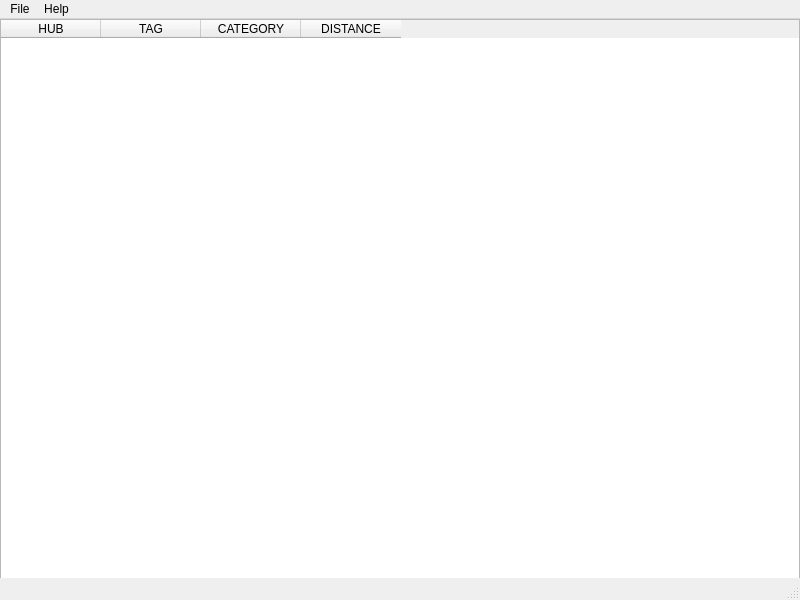
<?xml version="1.0" encoding="UTF-8"?>
<ui version="4.0">
 <class>main_window</class>
 <widget class="QMainWindow" name="main_window">
  <property name="geometry">
   <rect>
    <x>0</x>
    <y>0</y>
    <width>800</width>
    <height>600</height>
   </rect>
  </property>
  <property name="minimumSize">
   <size>
    <width>800</width>
    <height>600</height>
   </size>
  </property>
  <property name="maximumSize">
   <size>
    <width>800</width>
    <height>600</height>
   </size>
  </property>
  <property name="windowTitle">
   <string>Airlines manager</string>
  </property>
  <widget class="QWidget" name="central_widget">
   <widget class="QTableWidget" name="table_widget">
    <property name="geometry">
     <rect>
      <x>0</x>
      <y>0</y>
      <width>800</width>
      <height>590</height>
     </rect>
    </property>
    <column>
     <property name="text">
      <string>HUB</string>
     </property>
    </column>
    <column>
     <property name="text">
      <string>TAG</string>
     </property>
    </column>
    <column>
     <property name="text">
      <string>CATEGORY</string>
     </property>
    </column>
    <column>
     <property name="text">
      <string>DISTANCE</string>
     </property>
    </column>
   </widget>
  </widget>
  <widget class="QMenuBar" name="menu_bar">
   <property name="geometry">
    <rect>
     <x>0</x>
     <y>0</y>
     <width>800</width>
     <height>22</height>
    </rect>
   </property>
   <widget class="QMenu" name="menu_file">
    <property name="title">
     <string>File</string>
    </property>
    <addaction name="action_add_info_from_html"/>
    <addaction name="action_save_info_to_am"/>
    <addaction name="action_load_info_from_am"/>
    <addaction name="action_exit"/>
   </widget>
   <widget class="QMenu" name="menu_help">
    <property name="title">
     <string>Help</string>
    </property>
    <addaction name="action_about"/>
   </widget>
   <addaction name="menu_file"/>
   <addaction name="menu_help"/>
  </widget>
  <widget class="QStatusBar" name="status_bar"/>
  <action name="action_add_info_from_html">
   <property name="text">
    <string>Add info from .html</string>
   </property>
  </action>
  <action name="action_save_info_to_am">
   <property name="text">
    <string>Save info to .am</string>
   </property>
  </action>
  <action name="action_load_info_from_am">
   <property name="text">
    <string>Load info from .am</string>
   </property>
  </action>
  <action name="action_exit">
   <property name="text">
    <string>Exit</string>
   </property>
  </action>
  <action name="action_about">
   <property name="text">
    <string>About</string>
   </property>
  </action>
 </widget>
 <resources/>
 <connections/>
</ui>
